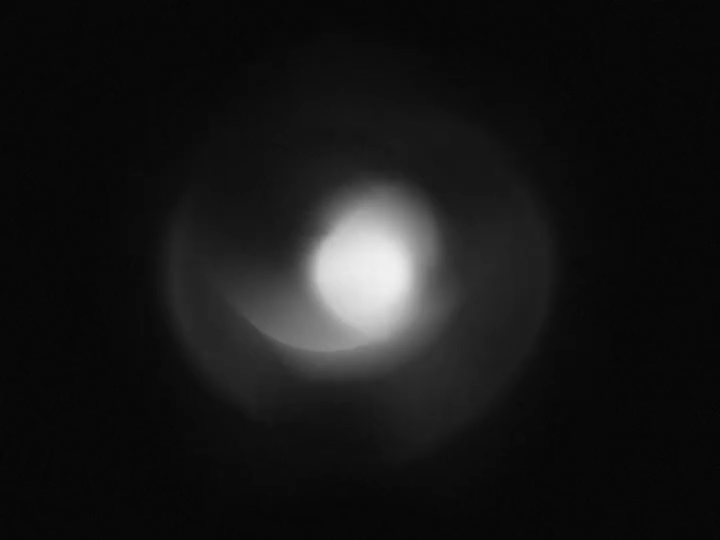
#> input picture wake_up_animation_raw_images/videoframe_1426.png, 720 x 540 px
$ python -i pixelate_and_convert.py   (imports and definitions only)
#> lines starting #> are read from the running program, lines starting #| are printed output that depends on the picture
import sys
import os
from PIL import Image
import re
import math
import cv2
import shutil
import subprocess

# =============================================================================
# --- SETTINGS ---
# =============================================================================

# -- Grid and Canvas Dimensions --
GRID_WIDTH = 18
GRID_HEIGHT = 11
CELL_WIDTH = 50 # Affects the output image size, not the data.
CELL_ASPECT_RATIO = 1.6 # Height/Width ratio for each cell (configurable aspect ratio)

# -- Sigmoid Contrast Enhancement --
# k: Controls the steepness of the contrast curve.
SIGMOID_K = 0.042
# center: The brightness value (0-255) that is the midpoint of the curve.
SIGMOID_CENTER = 175.0
# on: A master switch to turn contrast enhancement on or off.
ENHANCE_CONTRAST = True  # Re-enabled with fixed filtering

# -- Dark Pixel Filtering --
# threshold: Pixels at or below this brightness (0-255) will be set to 0.
FILTER_THRESHOLD = 5  # Less aggressive - was 10
# dimming_threshold: Pixels between FILTER_THRESHOLD and this value will be dimmed.
DIMMING_THRESHOLD = 15  # Less aggressive - was 30

# =============================================================================
# FFMPEG AND VIDEO CONVERSION
# =============================================================================
# [73 lines left out: functions check_ffmpeg, convert_mov_to_mp4, slice_video_to_frames, not called in this run]

# ===============================================
# IMAGE PROCESSING FUNCTIONS
# ===============================================
def filter_dark_pixels(small_pixelated, threshold=10, dimming_threshold=30, grid_width=18, grid_height=11):
    filtered_image = small_pixelated.copy()
    for y in range(grid_height):
        for x in range(grid_width):
            brightness = filtered_image.getpixel((x, y))
            if not isinstance(brightness, int) or brightness == 0:
                continue
            if brightness <= threshold:
                # Set very dark pixels to black
                filtered_image.putpixel((x, y), 0)
            elif threshold < brightness <= dimming_threshold:
                # Gentle linear dimming instead of aggressive quadratic
                # Reduce brightness by 30% in the dimming range
                new_brightness = int(brightness * 0.7)
                filtered_image.putpixel((x, y), max(0, new_brightness))
    return filtered_image

# [16 lines left out: function enhance_contrast_if_many_active, not called in this run]

def process_image(input_path, output_path, return_pixelated=False, settings=None):
    # Use default settings if none provided
#> called with output_path = 'out.png', return_pixelated = False
    if settings is None:
        settings = {
            'grid_width': GRID_WIDTH,
            'grid_height': GRID_HEIGHT,
            'filter_threshold': FILTER_THRESHOLD,
            'dimming_threshold': DIMMING_THRESHOLD,
            'cell_aspect_ratio': CELL_ASPECT_RATIO
        }

    grid_width = settings.get('grid_width', GRID_WIDTH)
    grid_height = settings.get('grid_height', GRID_HEIGHT)
    filter_threshold = settings.get('filter_threshold', FILTER_THRESHOLD)
    dimming_threshold = settings.get('dimming_threshold', DIMMING_THRESHOLD)
    cell_aspect_ratio = settings.get('cell_aspect_ratio', CELL_ASPECT_RATIO)

    try:
        original_img = Image.open(input_path)
#> original_img is the input picture: PIL image 720x540 RGBA; mean R, G, B, A 22.8, 22.8, 22.8, 255
    except FileNotFoundError:
        print(f"Error: The file '{input_path}' was not found.")
        return
    except Exception as e:
        print(f"Error opening or processing image: {e}")
        return

    cell_height = int(CELL_WIDTH * cell_aspect_ratio)
    canvas_width = grid_width * CELL_WIDTH
    canvas_height = grid_height * cell_height

    background = Image.new('L', (canvas_width, canvas_height), 0)
#> background: PIL image 900x880 L; every value is 0
    original_img = original_img.convert('L')
#> original_img: PIL image 720x540 L

    original_width, original_height = original_img.size
#> original_width = 720; original_height = 540
    scale_factor = max(canvas_width / original_width, canvas_height / original_height)
#> scale_factor = 1.63
    new_width = int(original_width * scale_factor)
#> new_width = 1173
    new_height = int(original_height * scale_factor)
#> new_height = 880
    resized_img = original_img.resize((new_width, new_height), Image.Resampling.LANCZOS)

    paste_x = (canvas_width - new_width) // 2
#> paste_x = -137
    paste_y = (canvas_height - new_height) // 2
#> paste_y = 0
    background.paste(resized_img, (paste_x, paste_y))
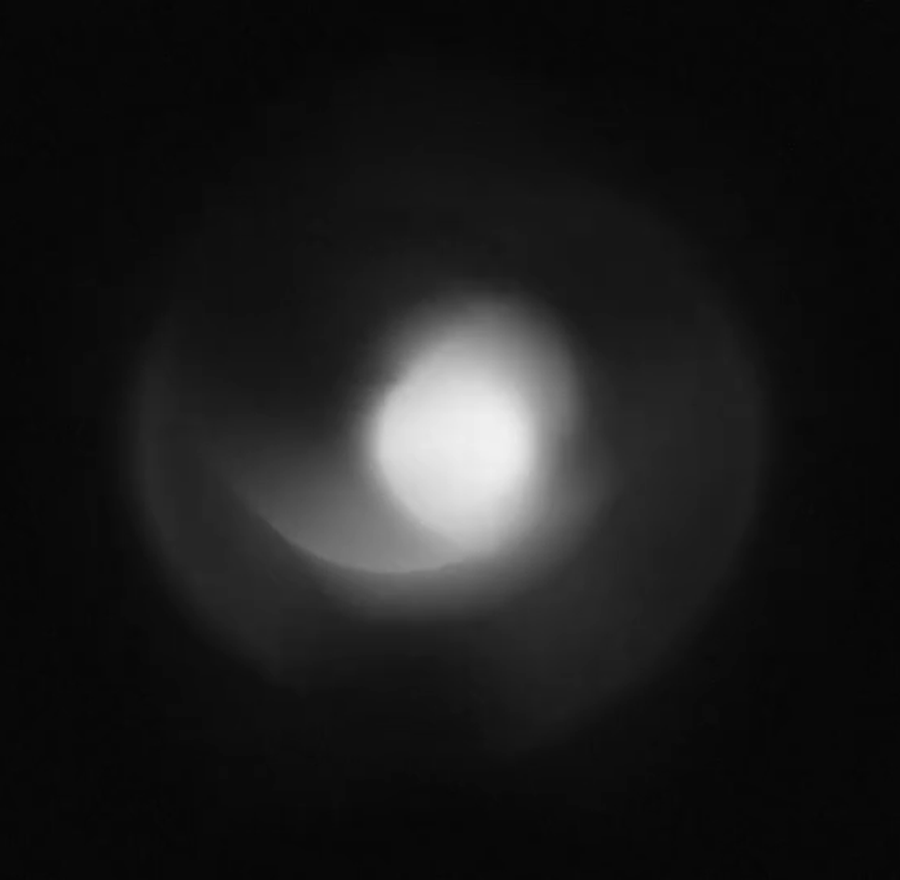
#> background: PIL image 900x880 L; min 5, max 240, mean 27.4

    small_pixelated = background.resize((grid_width, grid_height), Image.Resampling.LANCZOS)

    # Save the raw pixelated image (before filtering) for comparison
    raw_preview_scale = 10
    # Maintain the correct cell aspect ratio (width:height = configurable)
    preview_cell_width = raw_preview_scale
    preview_cell_height = int(raw_preview_scale * cell_aspect_ratio)
    raw_preview = small_pixelated.resize(
        (grid_width * preview_cell_width, grid_height * preview_cell_height),
        Image.Resampling.NEAREST
    )
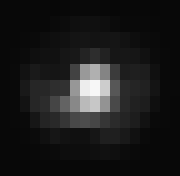
#> raw_preview: PIL image 180x176 L; min 7, max 247, mean 27.5
    base_name = os.path.splitext(output_path)[0]
    raw_preview_path = f"{base_name}_raw.png"
    raw_preview.save(raw_preview_path)
    print(f"Raw pixelated preview saved: {raw_preview_path}")
    print(f"   📐 Preview dimensions: {grid_width * preview_cell_width}x{grid_height * preview_cell_height}")
    print(f"   📊 Cell aspect ratio: {preview_cell_width}:{preview_cell_height} (1:{cell_aspect_ratio})")

    # Apply filtering with debug output
    print(f"Applying filtering - Threshold: {filter_threshold}, Dimming: {dimming_threshold}")

    # Debug: Show pixel stats before filtering
    raw_pixels = [small_pixelated.getpixel((x, y)) for y in range(grid_height) for x in range(grid_width)]
#> raw_pixels = 198 values, max 247 at index 99, min 7 at index 5, mean 27.5
    print(f"   📊 Before filtering - Min: {min(raw_pixels)}, Max: {max(raw_pixels)}, Avg: {sum(raw_pixels)/len(raw_pixels):.1f}")
#|    📊 Before filtering - Min: 7, Max: 247, Avg: 27.5

    small_pixelated_filtered = filter_dark_pixels(small_pixelated, filter_threshold, dimming_threshold, grid_width, grid_height)

    # Debug: Show pixel stats after filtering
    filtered_pixels = [small_pixelated_filtered.getpixel((x, y)) for y in range(grid_height) for x in range(grid_width)]
#> filtered_pixels = 198 values, max 247 at index 99, min 4 at index 5, mean 25.63
    print(f"   📊 After filtering - Min: {min(filtered_pixels)}, Max: {max(filtered_pixels)}, Avg: {sum(filtered_pixels)/len(filtered_pixels):.1f}")
#|    📊 After filtering - Min: 4, Max: 247, Avg: 25.6

    # Count pixels affected by filtering for debug
    pixels_changed = 0
    for y in range(grid_height):
        for x in range(grid_width):
            original = small_pixelated.getpixel((x, y))
            filtered = small_pixelated_filtered.getpixel((x, y))
            if original != filtered:
                pixels_changed += 1
#> after the loop, pixels_changed = 114
    print(f"Filtering changed {pixels_changed} out of {grid_width * grid_height} pixels")
#| Filtering changed 114 out of 198 pixels

    # Apply contrast enhancement if enabled (after filtering but before final output)
    enhance_contrast = settings.get('enhance_contrast', ENHANCE_CONTRAST)
    if enhance_contrast:
        sigmoid_k = settings.get('sigmoid_k', SIGMOID_K)
        sigmoid_center = settings.get('sigmoid_center', SIGMOID_CENTER)
        print(f"Applying contrast enhancement - K: {sigmoid_k}, Center: {sigmoid_center}")

        # Apply sigmoid contrast enhancement
        enhanced_frame = small_pixelated_filtered.copy()
        pixels_enhanced = 0
        for y in range(grid_height):
            for x in range(grid_width):
                val = enhanced_frame.getpixel((x, y))
                x_f = float(val)
                sigmoid = 1.0 / (1.0 + math.exp(-sigmoid_k * (x_f - sigmoid_center)))
                new_val = int(sigmoid * 255.0)
                if new_val != val:
                    pixels_enhanced += 1
                enhanced_frame.putpixel((x, y), new_val)
#> after the loop, pixels_enhanced = 197

        # Debug: Show pixel stats after contrast enhancement
        enhanced_pixels = [enhanced_frame.getpixel((x, y)) for y in range(grid_height) for x in range(grid_width)]
#> enhanced_pixels = 198 values, max 243 at index 99, min 0 at index 0, mean 7.4
        print(f"   📊 After contrast - Min: {min(enhanced_pixels)}, Max: {max(enhanced_pixels)}, Avg: {sum(enhanced_pixels)/len(enhanced_pixels):.1f}")
#|    📊 After contrast - Min: 0, Max: 243, Avg: 7.4
        print(f"Contrast enhancement changed {pixels_enhanced} out of {grid_width * grid_height} pixels")
#| Contrast enhancement changed 197 out of 198 pixels
        small_pixelated_final = enhanced_frame
    else:
        print("Contrast enhancement disabled")
        small_pixelated_final = small_pixelated_filtered

    # Debug: Show pixel stats for final result
    final_pixels = [small_pixelated_final.getpixel((x, y)) for y in range(grid_height) for x in range(grid_width)]
#> final_pixels has the same summary as enhanced_pixels
    print(f"   📊 FINAL RESULT - Min: {min(final_pixels)}, Max: {max(final_pixels)}, Avg: {sum(final_pixels)/len(final_pixels):.1f}")
#|    📊 FINAL RESULT - Min: 0, Max: 243, Avg: 7.4

    final_image = small_pixelated_final.resize((canvas_width, canvas_height), Image.Resampling.NEAREST)
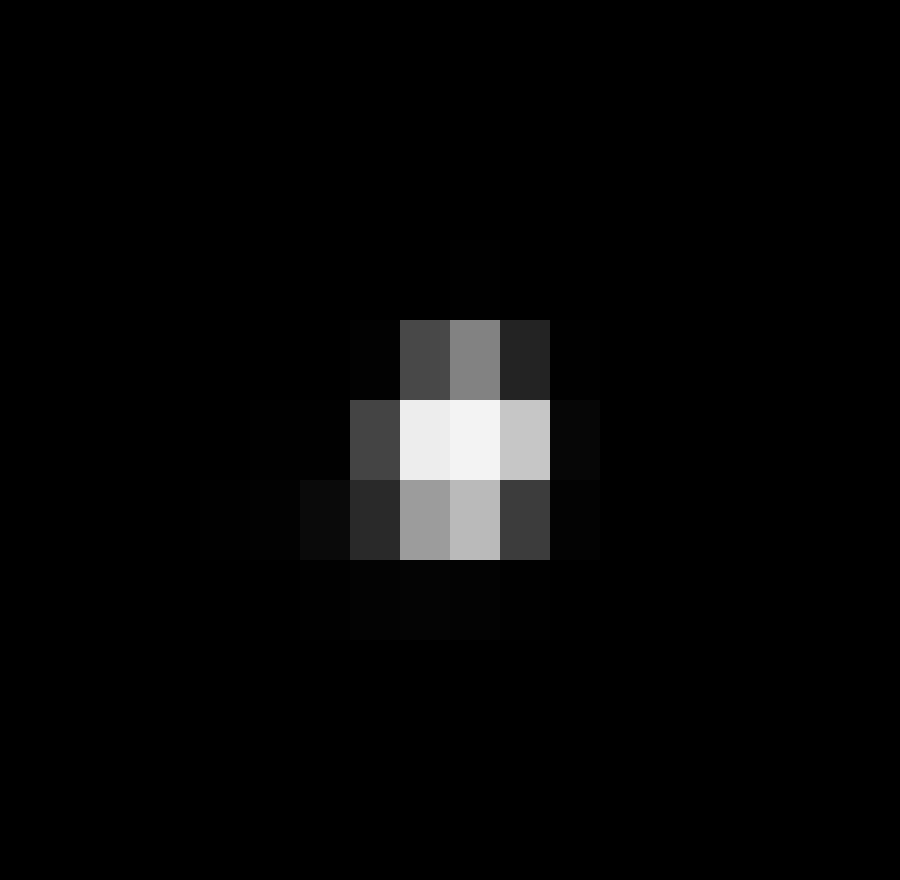
#> final_image: PIL image 900x880 L; min 0, max 243, mean 7.4

    os.makedirs(os.path.dirname(output_path), exist_ok=True)
    final_image.save(output_path)

    # Save a preview image that shows the final processed result with correct aspect ratio
    preview_scale = 10
    preview_cell_width = preview_scale
    preview_cell_height = int(preview_scale * cell_aspect_ratio)
    preview_image = small_pixelated_final.resize(
        (grid_width * preview_cell_width, grid_height * preview_cell_height),
        Image.Resampling.NEAREST
    )

    preview_path = f"{base_name}_final.png"
    preview_image.save(preview_path)
    print(f"Final processed preview saved: {preview_path}")

    if return_pixelated:
        return small_pixelated_final

# [90 lines left out: functions save_enhanced_preview, generate_c_struct_array, not called in this run]

def extract_number(filename):
    match = re.search(r'(\d+)', filename)
    return int(match.group(1)) if match else -1

# ===============================================
# MAIN EXECUTION
# ===============================================
# [173 lines left out: functions process_frames, process_image_and_generate_c_code, process_directory_and_generate_c_code, not called in this run]

# [70 lines not run here, left out]

>>> result = process_image('wake_up_animation_raw_images/videoframe_1426.png', 'out.png')
